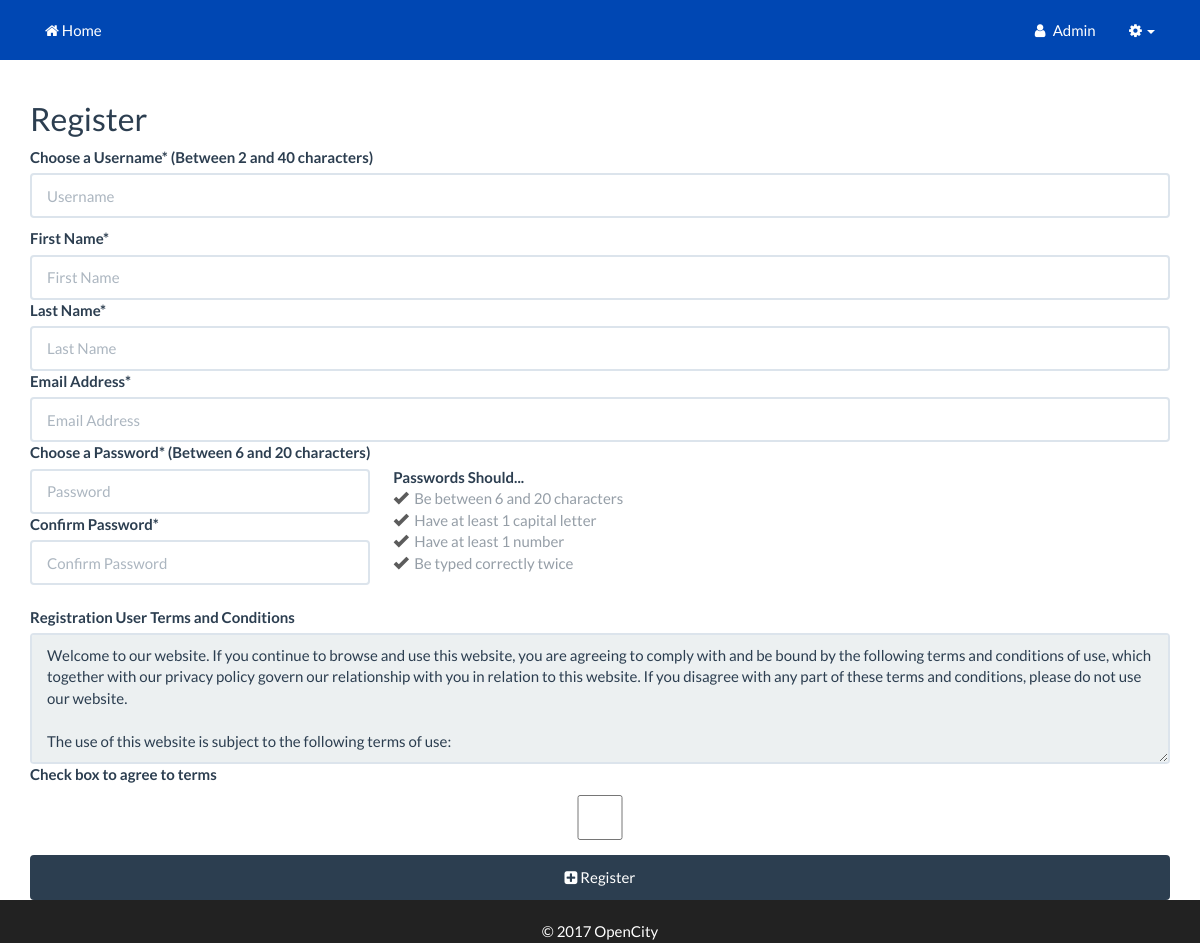
Page /buSmilesService/users/join.php (signed in) on the committed database.
### tables this page shows
CREATE TABLE `users` (
  `id` int(11) NOT NULL,
  `email` varchar(155) NOT NULL,
  `username` varchar(255) NOT NULL,
  `password` varchar(255) NOT NULL,
  `fname` varchar(255) NOT NULL,
  `lname` varchar(255) NOT NULL,
  `permissions` int(11) NOT NULL,
  `logins` int(100) NOT NULL,
  `account_owner` tinyint(4) NOT NULL DEFAULT '0',
  `account_id` int(11) NOT NULL DEFAULT '0',
  `company` varchar(255) NOT NULL,
  `stripe_cust_id` varchar(255) NOT NULL,
  `billing_phone` varchar(20) NOT NULL,
  `billing_srt1` varchar(255) NOT NULL,
  `billing_srt2` varchar(255) NOT NULL,
  `billing_city` varchar(255) NOT NULL,
  `billing_state` varchar(255) NOT NULL,
  `billing_zip_code` varchar(255) NOT NULL,
  `join_date` datetime NOT NULL,
  `last_login` datetime NOT NULL,
  `email_verified` tinyint(4) NOT NULL DEFAULT '0',
  `vericode` varchar(15) NOT NULL,
  `title` varchar(100) NOT NULL,
  `active` int(1) NOT NULL,
  `custom1` varchar(255) NOT NULL,
  `custom2` varchar(255) NOT NULL,
  `custom3` varchar(255) NOT NULL,
  `custom4` varchar(255) NOT NULL,
  `custom5` varchar(255) NOT NULL,
  `oauth_provider` varchar(255) NOT NULL,
  `oauth_uid` varchar(255) NOT NULL,
  `gender` varchar(10) NOT NULL,
  `locale` varchar(10) NOT NULL,
  `gpluslink` varchar(255) NOT NULL,
  `picture` varchar(255) NOT NULL,
  `created` datetime NOT NULL,
  `modified` datetime NOT NULL,
  `fb_uid` varchar(255) NOT NULL,
  `un_changed` int(1) NOT NULL
);

CREATE TABLE `settings` (
  `id` int(50) NOT NULL,
  `recaptcha` int(1) NOT NULL DEFAULT '0',
  `force_ssl` int(1) NOT NULL,
  `login_type` varchar(20) NOT NULL,
  `css_sample` int(1) NOT NULL,
  `us_css1` varchar(255) NOT NULL,
  `us_css2` varchar(255) NOT NULL,
  `us_css3` varchar(255) NOT NULL,
  `css1` varchar(255) NOT NULL,
  `css2` varchar(255) NOT NULL,
  `css3` varchar(255) NOT NULL,
  `site_name` varchar(100) NOT NULL,
  `language` varchar(255) NOT NULL,
  `track_guest` int(1) NOT NULL,
  `site_offline` int(1) NOT NULL,
  `force_pr` int(1) NOT NULL,
  `reserved1` varchar(100) NOT NULL,
  `reserverd2` varchar(100) NOT NULL,
  `custom1` varchar(100) NOT NULL,
  `custom2` varchar(100) NOT NULL,
  `custom3` varchar(100) NOT NULL,
  `glogin` int(1) NOT NULL DEFAULT '0',
  `fblogin` int(1) NOT NULL,
  `gid` varchar(255) NOT NULL,
  `gsecret` varchar(255) NOT NULL,
  `gredirect` varchar(255) NOT NULL,
  `ghome` varchar(255) NOT NULL,
  `fbid` varchar(255) NOT NULL,
  `fbsecret` varchar(255) NOT NULL,
  `fbcallback` varchar(255) NOT NULL,
  `graph_ver` varchar(255) NOT NULL,
  `finalredir` varchar(255) NOT NULL,
  `req_cap` int(1) NOT NULL,
  `req_num` int(1) NOT NULL,
  `min_pw` int(2) NOT NULL,
  `max_pw` int(3) NOT NULL,
  `min_un` int(2) NOT NULL,
  `max_un` int(3) NOT NULL,
  `messaging` int(1) NOT NULL,
  `snooping` int(1) NOT NULL,
  `echouser` int(11) NOT NULL,
  `wys` int(1) NOT NULL,
  `change_un` int(1) NOT NULL
);

### buSmilesService/users/views/_join.php (the view, shortened to what the rows shown need)
<div class="row">
<div class="col-xs-12">
<form class="form-signup" action="<?=$form_action;?>" method="<?=$form_method;?>" id="payment-form">
	<h2 class="form-signin-heading"> <?=lang("SIGNUP_TEXT","");?></h2>
	<div class="form-group">
		<label for="username">Choose a Username* (Between <?=$settings->min_un?> and <?=$settings->max_un?> characters)</label>
		<input  class="form-control" type="text" name="username" id="username" placeholder="Username" value="<?php if (!$form_valid && !empty($_POST)){ echo $username;} ?>" required autofocus>
		<label for="fname">First Name*</label>
		<input type="text" class="form-control" id="fname" name="fname" placeholder="First Name" value="<?php if (!$form_valid && !empty($_POST)){ echo $fname;} ?>" required>
		<label for="lname">Last Name*</label>
		<input type="text" class="form-control" id="lname" name="lname" placeholder="Last Name" value="<?php if (!$form_valid && !empty($_POST)){ echo $lname;} ?>" required>
		<label for="email">Email Address*</label>
		<input  class="form-control" type="text" name="email" id="email" placeholder="Email Address" value="<?php if (!$form_valid && !empty($_POST)){ echo $email;} ?>" required >
<?php
		$character_range = 'Be between '.$settings->min_pw . ' and ' . $settings->max_pw;
		$character_statement = '<span id="character_range" class="gray_out_text">' . $character_range . ' characters</span>';
if ($settings->req_cap == 1){
		$num_caps = '1';
		$num_caps_statement = '<span id="caps" class="gray_out_text">Have at least ' . $num_caps . ' capital letter </span>';
}
if ($settings->req_num == 1){
		$num_numbers = '1';
		$num_numbers_statement = '<span id="number" class="gray_out_text">Have at least ' . $num_numbers . ' number</span>';
}
		$password_match_statement = '<span id="password_match" class="gray_out_text">Be typed correctly twice</span>';
?>
		<div style="display: inline-block">
			<label for="password">Choose a Password* (Between <?=$settings->min_pw?> and <?=$settings->max_pw?> characters)</label>
			<input  class="form-control" type="password" name="password" id="password" placeholder="Password" required autocomplete="off" aria-describedby="passwordhelp">
			<label for="confirm">Confirm Password*</label>
			<input  type="password" id="confirm" name="confirm" class="form-control" placeholder="Confirm Password" required autocomplete="off" >
		</div>
		<div style="display: inline-block; padding-left: 20px">
			<strong>Passwords Should...</strong><br>
			<span id="character_range_icon" class="glyphicon glyphicon-ok gray_out_icon" style="color: green"></span>&nbsp;&nbsp;<?php echo $character_statement;?>
			<br>
<?php
if ($settings->req_cap == 1){ ?>
			<span id="num_caps_icon" class="glyphicon glyphicon-ok gray_out_icon" style="color: green"></span>&nbsp;&nbsp;<?php echo $num_caps_statement;?>
			<br>
<?php }
if ($settings->req_num == 1){ ?>
			<span id="num_numbers_icon" class="glyphicon glyphicon-ok gray_out_icon" style="color: green"></span>&nbsp;&nbsp;<?php echo $num_numbers_statement;?>
			<br>
<?php } ?>
			<span id="password_match_icon" class="glyphicon glyphicon-ok gray_out_icon" style="color: green"></span>&nbsp;&nbsp;<?php echo $password_match_statement;?>
		</div>
		<br><br>
		<label for="confirm">Registration User Terms and Conditions</label>
		<textarea id="agreement" name="agreement" rows="5" class="form-control" disabled ><?php require $abs_us_root.$us_url_root.'usersc/includes/user_agreement.php'; ?></textarea>
		<label for="confirm">Check box to agree to terms</label>
		<input type="checkbox" id="agreement_checkbox" name="agreement_checkbox" class="form-control">
	</div>
</form>
</div>
</div>

### buSmilesService/users/includes/navigation.php (shortened to what the rows shown need)
<?php
$lang = array_merge($lang,array(
	"SIGNUP_TEXT"			=> "Register",
	"SIGNUP_BUTTONTEXT"		=> "Register Me",
	"SIGNUP_AUDITTEXT"		=> "Registered",
	));
$lang = array_merge($lang,array(
	"SIGNIN_FAIL"			=> "** FAILED LOGIN **",
	"SIGNIN_TITLE"			=> "Please Log In",
	"SIGNIN_TEXT"			=> "Log In",
	"SIGNOUT_TEXT"			=> "Log Out",
	"SIGNIN_BUTTONTEXT"		=> "Login",
	"SIGNIN_AUDITTEXT"		=> "Logged In",
	"SIGNOUT_AUDITTEXT"		=> "Logged Out",
	));
$lang = array_merge($lang,array(
	"NAVTOP_HELPTEXT"		=> "Help",
	));
?>
<div class="navbar navbar-fixed-top navbar-inverse" role="navigation">
	<div class="container">
		<div class="collapse navbar-collapse navbar-top-menu-collapse navbar-right">
			<ul class="nav navbar-nav ">
				<?php if($user->isLoggedIn()){ ?>
					<li><a href="<?=$us_url_root?>users/account.php"><i class="fa fa-fw fa-user"></i> <?php echo ucfirst($user->data()->username);?></a></li>
					<li class="dropdown hidden-xs"><a class="dropdown-toggle" href="#" data-toggle="dropdown"><i class="fa fa-fw fa-cog"></i><b class="caret"></b></a>
					</li>
				<?php }  ?>
			</ul>
		</div>
	</div>
</div>

### rows in the picture
users: username "Admin"
settings: min_un "2", max_un "40", min_pw "6", max_pw "20", character_range "Be between 6 and 20", req_cap "1", req_num "1"

### other values in the picture
lang("SIGNUP_TEXT","") "Register"
$copyright_message "2017 OpenCity"
